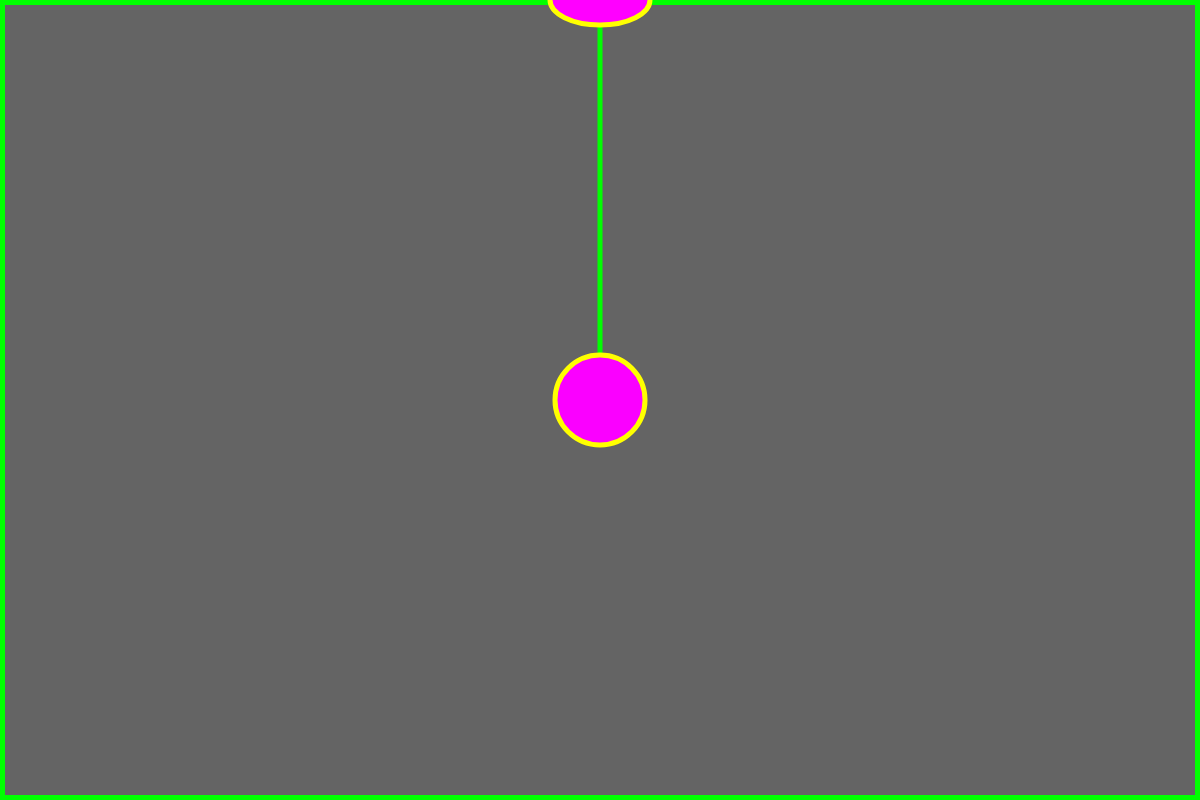
Frame 1 (no input)
Frame 60 (no input): identical to frame 1, image omitted
Frame 120 (the mouse pressed at the canvas centre since frame 60): identical to frame 1, image omitted

The p5.js sketch that drew this single still picture (run headless with seeded random() and noise() and a simulated clock; from frame 60 on, the mouse is pressed at the canvas centre):

// p5.js sketch
// ── sketch.js
//With value:

let width = 1200
let height = 800
let lineDiameter = 10
let radius = 45
let onCircle = false
let k = 0.0008
let ballVx = 0
let ballVy = 0
let angleV = 0
let moveCircle = 0
let gravitationalForce = 0.5
let multiplier = 0.997

//No value:

let ballAx
let ballAy
let ballD
let angleA_Pendulum
let length
let angleA
let angle

function setup() 
{

  createCanvas(width, height)
  background(100)
  origin = createVector(width/2, 0)
  myVector = createVector (width/2, height/2)
  printFrame()

}

function draw() 
{

  if(mouseIsPressed === true)
  {  
      if(radius > dist(0, 0, mouseX - width/2, mouseY - height/2))
    {
      onCircle = true 
      moveCircle = 1
    }
  }
  if(onCircle)
  {
    myVector.x = mouseX
    myVector.y = mouseY
    if(myVector.x < radius + 5)
    {
      myVector.x = radius + 6
    }
    if(myVector.x > width - radius - 5)
    {
      myVector.x = width-radius-6
    }  
    if(myVector.y > height - radius -5)
    {
      myVector.y = height - radius-6
    }
    if(myVector.y < radius + 5)
    {
      myVector.y = radius + 6
    }

    printFrame()
  }
  if(mouseIsPressed === false)
  {
      onCircle = false
   
      length = dist(origin.x,origin.y, myVector.x, myVector.y)
      angle = asin((myVector.x - width/2)/length)

      angleA_Pendulum = sin(angle)*gravitationalForce
      angleA = -angleA_Pendulum/length
      angleV += angleA
      angle += angleV
      
      ballD = dist(origin.x, origin.y, myVector.x, myVector.y) - dist(origin.x, origin.y, width/2, height/2)
      ballAx = -sin(angle)*k * ballD
      ballAy = -cos(angle)*k * ballD
      ballVx += ballAx
      ballVy += ballAy 

      myVector.x = sin(angle)*length + origin.x
      myVector.y = cos(angle)*length + origin.y
    
      myVector.y += ballVy
      myVector.x += ballVx

      ballVx *= multiplier
      ballVy *= multiplier
      angleV *= multiplier


      printFrame()
    
  }
  if(moveCircle === 1 && mouseIsPressed === true)
  {
    
   onCircle = true
   ballVx = 0
   ballVy = 0
   angleV = 0
   
  }

}


function printFrame()
{
  background(100)
  strokeWeight(lineDiameter)
  stroke(0,255,0)
  fill(100)
  rect(0,0,width, height)

  strokeWeight(lineDiameter/2)
  stroke(0,255,0)
  line(origin.x, origin.y, myVector.x, myVector.y)
  
  strokeWeight(lineDiameter/2)
  fill(255,0,255)
  stroke(255,255,0)
  ellipse(origin.x, origin.y, 100, 50)

  strokeWeight(lineDiameter/2)
  stroke(255,255,0)
  fill(250,0,255)
  circle(myVector.x, myVector.y, radius*2)

}
